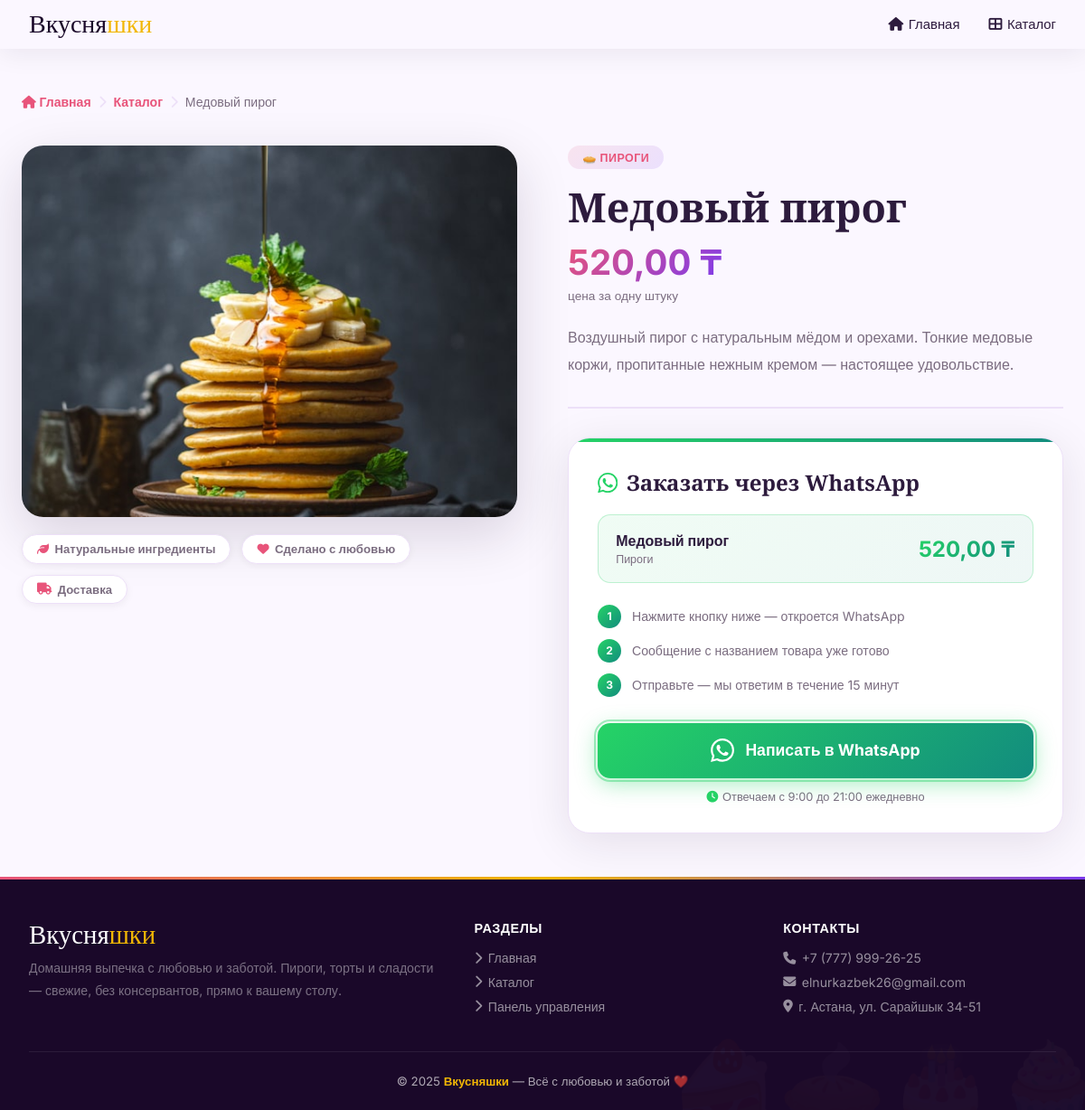
Screenshot of /product/4/ with the database file from the repository.
### shop/models.py (models this page shows, shortened)
class Product(models.Model):
    category = models.ForeignKey(
        Category, on_delete=models.CASCADE,
        related_name='products', verbose_name='Категория'
    )
    name = models.CharField(max_length=200, verbose_name='Название')
    description = models.TextField(verbose_name='Описание')
    price = models.DecimalField(max_digits=10, decimal_places=2, verbose_name='Цена (тенге)')
    image = models.ImageField(upload_to='products/', blank=True, null=True, verbose_name='Фото')
    is_available = models.BooleanField(default=True, verbose_name='Доступен')
    created_at = models.DateTimeField(auto_now_add=True, verbose_name='Добавлен')
    class Meta:
        verbose_name = 'Товар'
        verbose_name_plural = 'Товары'
        ordering = ['category', 'name']

class Category(models.Model):
    name = models.CharField(max_length=100, verbose_name='Название')
    slug = models.SlugField(unique=True, verbose_name='URL-имя')
    position = models.PositiveIntegerField(default=0, verbose_name='Порядок (меньше = выше)')
    class Meta:
        verbose_name = 'Категория'
        verbose_name_plural = 'Категории'
        ordering = ['position', 'name']

### shop/views.py (the view, shortened to what this page needs)
# urls.py: path('product/<int:pk>/', views.product_detail, name='product_detail'),
def product_detail(request, pk):
    product = get_object_or_404(Product, pk=pk, is_available=True)
    form = OrderForm()
    return render(request, 'shop/product_detail.html', {
        'product': product,
        'form': form,
    })

### templates/shop/product_detail.html (shortened to what this page needs)
{% extends 'base.html' %}
{% block nav_class %}light{% endblock %}
{% block content %}
<div class="page-wrap">
  <nav class="breadcrumb" data-aos="fade-right">
    <a href="/"><i class="fas fa-home"></i> Главная</a>
    <span class="sep"><i class="fas fa-chevron-right"></i></span>
    <a href="/#catalog">Каталог</a>
    <span class="sep"><i class="fas fa-chevron-right"></i></span>
    <span>{{ product.name }}</span>
  </nav>
  <div class="detail-grid">
    <div class="img-side" data-aos="fade-right" data-aos-duration="800">
      <div class="img-frame">
        {% if product.image %}
          <img src="{{ product.image.url }}" alt="{{ product.name }}">
        {% endif %}
      </div>
      <div class="img-chips">
        <div class="chip"><i class="fas fa-leaf"></i> Натуральные ингредиенты</div>
        <div class="chip"><i class="fas fa-heart"></i> Сделано с любовью</div>
        <div class="chip"><i class="fas fa-truck"></i> Доставка</div>
      </div>
    </div>
    <div data-aos="fade-left" data-aos-duration="800" data-aos-delay="100">
      <div class="cat-pill">
        {% if 'пир' in product.category.name|lower %}🥧
        {% elif 'торт' in product.category.name|lower %}🎂
        {% elif 'кекс' in product.category.name|lower %}🧁
        {% else %}🍮{% endif %}
        {{ product.category.name }}
      </div>
      <h1 class="prod-name">{{ product.name }}</h1>
      <div class="prod-price">{{ product.price }} ₸</div>
      <span class="prod-price-sub">цена за одну штуку</span>
      <p class="prod-desc">{{ product.description }}</p>
      <div class="wa-card">
        <h2 class="wa-title">
          Заказать через WhatsApp
        </h2>
        <div class="wa-summary">
          <div>
            <div class="wa-sum-name">{{ product.name }}</div>
            <div class="wa-sum-cat">{{ product.category.name }}</div>
          </div>
          <div class="wa-sum-price">{{ product.price }} ₸</div>
        </div>
        <div class="wa-steps">
          <div class="wa-step"><div class="step-num">1</div> Нажмите кнопку ниже — откроется WhatsApp</div>
          <div class="wa-step"><div class="step-num">2</div> Сообщение с названием товара уже готово</div>
          <div class="wa-step"><div class="step-num">3</div> Отправьте — мы ответим в течение 15 минут</div>
        </div>
        <div class="wa-btn-wrap">
          <div class="wa-pulse"></div>
          <a class="wa-btn" id="wa-btn" href="#" target="_blank" rel="noopener">
            Написать в WhatsApp
          </a>
        </div>
        <div class="wa-note">
          <i class="fas fa-clock" style="color:#25D366;"></i>
          Отвечаем с 9:00 до 21:00 ежедневно
        </div>
      </div>
    </div>
  </div>
</div>
{% endblock %}

### templates/base.html (style rules this page uses)
:root { --gold: #F2B705; --rose: #E8547A; --purple: #7C3AED; --dark: #1A0829; --body-bg: #FBF7FF; --text: #2D1B3D; --text-muted: #7B6D80; --card-bg: #FFFFFF; --border: #EDE0F8; --tr: all 0.3s cubic-bezier(.4,0,.2,1); }
* { margin:0; padding:0; box-sizing:border-box; }
html { scroll-behavior: smooth; }
body { font-family:'Inter',sans-serif; background:var(--body-bg); color:var(--text); overflow-x:hidden; min-height:100vh; display:flex; flex-direction:column; }

### rows the page displays
Product: name "Медовый пирог", image (picture), category.name "ПИРОГИ", price "520,00", description "Воздушный пирог с натуральным мёдом и орехами. Тонкие медовые коржи, пропитанные нежным кремом — настоящее удовольствие.", category.name "Пироги"
